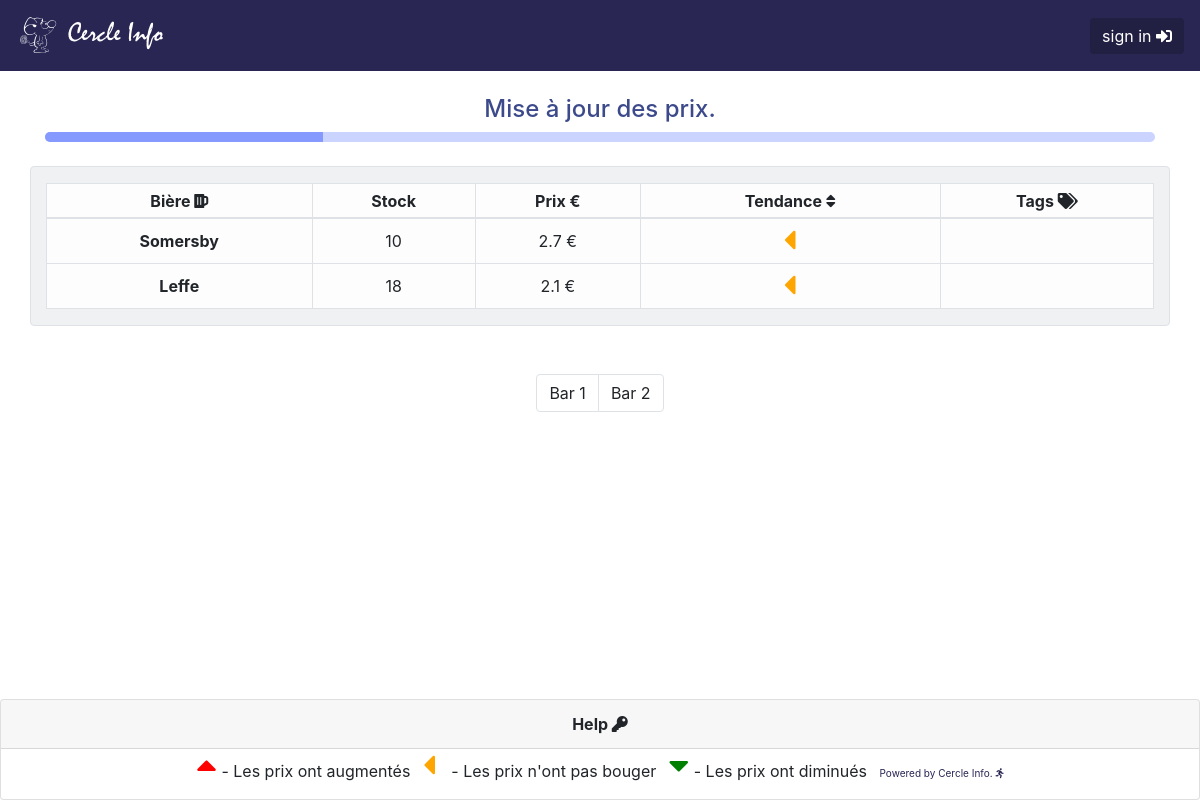
The app's page /stock_page/, older data.
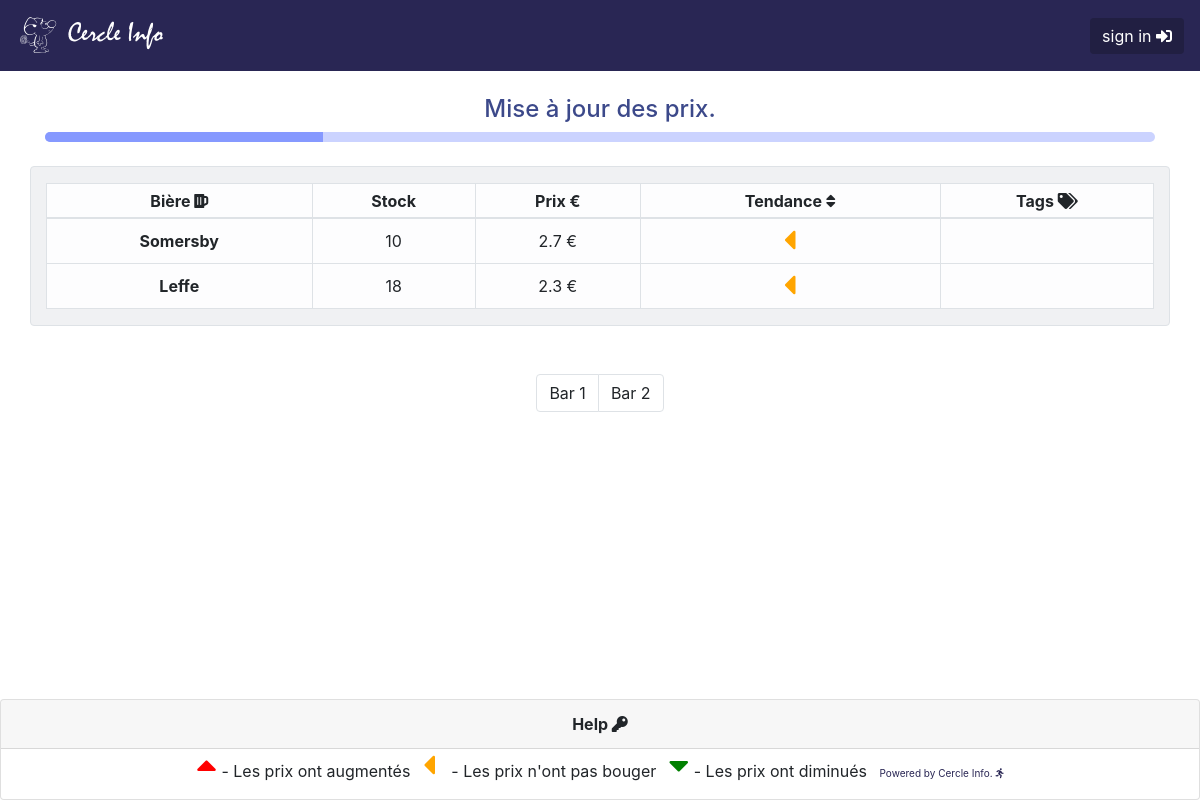
The same page, newer data.
### Beer/models.py (models this page shows, shortened)
class Beer(models.Model):
    beer_name = models.CharField(max_length=100)
    price = models.FloatField(null=False)
    buy_price = models.FloatField(null=False)
    stock = models.IntegerField(null=False)
    static_stock = models.IntegerField(null=False)
    coef_up = models.FloatField(null=False)
    coef_down = models.FloatField(null=False)
    coef_max = models.FloatField(null=False)
    coef_min = models.FloatField(null=False)
    q_qarder = models.IntegerField(null=False, default=0)
    q_current_qarder = models.IntegerField(null=False, default=0)
    alcohol_percentage = models.FloatField(null=False, default=0)
    bar = models.IntegerField(null=False, default=1)
    trend = models.CharField(max_length=10, default='EQUAL')
    out_of_stock = models.BooleanField(null=False, default=False)
    best_value = models.BooleanField(null=False, default=False)
    best_price = models.BooleanField(null=False, default=False)
    class Meta:
        permissions = (('show_tool_bar', 'Can show the toolbar'),
                       ('failsafe_mode', 'Can access to failsafe'),)

### Beer/views.py (the view)
# urls.py: path('stock_page/', BeerViews.stock_page, name='stock_page'),
@ensure_csrf_cookie  # generate CSRF token on stockpage
def stock_page(request):
    return render(request, 'stock_page.html', {'beers': BeerModel.objects.all()})

### templates/stock_page.html (shortened to what this page needs)
{%extends 'main_template.html' %}
{% load static %}
{% load filter_extra %}
{%block content%}
<div class="container text-center mt-4 mb-4 ">
  <h4 id="title_progress_bar" style="color: #3c498a;"> Mise à jour des prix.</h4>
  <div class="progress" style="height: 10px; border-radius: 27px; background-color: #cbd3ff">
    <div class="progress-bar" role="progressbar" style=" width: 25%; background: rgba(134,153,255,1);" id="progress_bar"aria-valuenow="0" aria-valuemin="0" aria-valuemax="100"></div>
  </div>
</div>
<div class="container border rounded" style="background-color:#F0F1F3;">
  <table class="table table-light table-bordered table-sm mt-3">
    <thead>
      <tr>
        <th class="text-center align-middle" scope="col">Bière <i class="fas fas fa-beer"></i></th>
        <th class="text-center" scope="col">Stock</th>
        <th class="text-center" scope="col">Prix €</th>
        <th class="text-center" scope="col">Tendance <i class="fas fa-sort"></i></th>
        <th class="text-center" scope="col">Tags <i class="fas fa-tags"></i></th>
      </tr>
    </thead>
    <tbody>
      {% for beer in beers %}
        <tr class="bar{{beer.bar}}" id="beer_tr_{{ beer.id }}">
                <th class="text-center align-middle" id="beer_name_{{ beer.id }}" scope="row"> {{beer.beer_name}} </th>
          <td class="text-center align-middle" id="beer_stock_{{ beer.id }}">{{beer.stock}}</td>
          <td class="text-center align-middle" id="beer_price_{{ beer.id }}"> {{beer.price}} € </td>
          <td class="text-center align-middle" id="beer_trend_image_{{ beer.id }}">
          {% if beer.trend == 'UP' %}
          <i class="fas fa-caret-up fa-2x" style="color: red;"></i>
          {% elif beer.trend == 'EQUAL' %}
          <i class="fas fa-caret-left fa-2x" style="color: orange;"></i>
          {% else %}
          <i class="fas fa-caret-down fa-2x" style="color: green;"></i>
          {% endif %}
          </td>
          <td class="text-center align-middle" id="beer_tags_{{ beer.id }}"></td>
        </tr>
      {% endfor %}
    </tbody>
  </table>
</div>
<nav aria-label="Page navigation example">
  <ul class="pagination justify-content-center mt-5">
    <li class="page-item"><a class="page-link" onclick="show_bar(1);hide_bar(2);">Bar 1</a></li>
    <li class="page-item"><a class="page-link" onclick="show_bar(2);hide_bar(1)">Bar 2</a></li>
  </ul>
</nav>
 <footer id="page-footer" class="page-footer fixed-bottom">
    <div class="card text-center">
        <div class="card-header text-center" style="font-weight: bold;">Help <i class="fas fa-key"></i></div>
          <ul class="list-inline">
            <li class="list-inline-item"><i class="fas fa-caret-up fa-2x" style="color: red; margin-right: 5px;"></i>- Les prix ont augmentés</li>
            <li class="list-inline-item"><i class="fas fa-caret-left fa-2x" style="color: orange; margin-right: 15px;"></i>- Les prix n'ont pas bouger</li>
            <li class="list-inline-item"><i class="fas fa-caret-down fa-2x" style="color: green; margin-right: 5px;"></i>- Les prix ont diminués</li>
            <li class="list-inline-item" style="font-size:10px;"><a class="" style="text-decoration:none;color: #292654;" href="https://www.facebook.com/cercleinfo/">Powered by Cercle Info. <i class="fas fa-running"></i></a></li>
          </ul>
    </div>
 </footer>
{%endblock%}

Row changes from the older to the newer data that the page shows:
changed Beer "Leffe": price "2.1" → "2.3"
